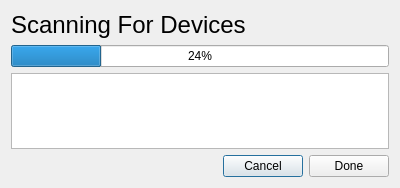
<?xml version="1.0" encoding="UTF-8"?>
<ui version="4.0">
 <class>DeviceScanDialog</class>
 <widget class="QDialog" name="DeviceScanDialog">
  <property name="geometry">
   <rect>
    <x>0</x>
    <y>0</y>
    <width>400</width>
    <height>188</height>
   </rect>
  </property>
  <property name="windowTitle">
   <string>Network Device Scan</string>
  </property>
  <layout class="QGridLayout" name="gridLayout">
   <item row="0" column="0" colspan="3">
    <widget class="QLabel" name="scanLabel">
     <property name="font">
      <font>
       <pointsize>18</pointsize>
      </font>
     </property>
     <property name="text">
      <string>Scanning For Devices</string>
     </property>
    </widget>
   </item>
   <item row="1" column="0" colspan="3">
    <widget class="QProgressBar" name="progressBar">
     <property name="value">
      <number>24</number>
     </property>
    </widget>
   </item>
   <item row="2" column="0" colspan="3">
    <widget class="QTextBrowser" name="statusText"/>
   </item>
   <item row="3" column="0">
    <spacer name="horizontalSpacer">
     <property name="orientation">
      <enum>Qt::Horizontal</enum>
     </property>
     <property name="sizeHint" stdset="0">
      <size>
       <width>212</width>
       <height>20</height>
      </size>
     </property>
    </spacer>
   </item>
   <item row="3" column="1">
    <widget class="QPushButton" name="cancelButton">
     <property name="text">
      <string>Cancel</string>
     </property>
    </widget>
   </item>
   <item row="3" column="2">
    <widget class="QPushButton" name="doneButton">
     <property name="text">
      <string>Done</string>
     </property>
    </widget>
   </item>
  </layout>
 </widget>
 <resources/>
 <connections/>
</ui>
